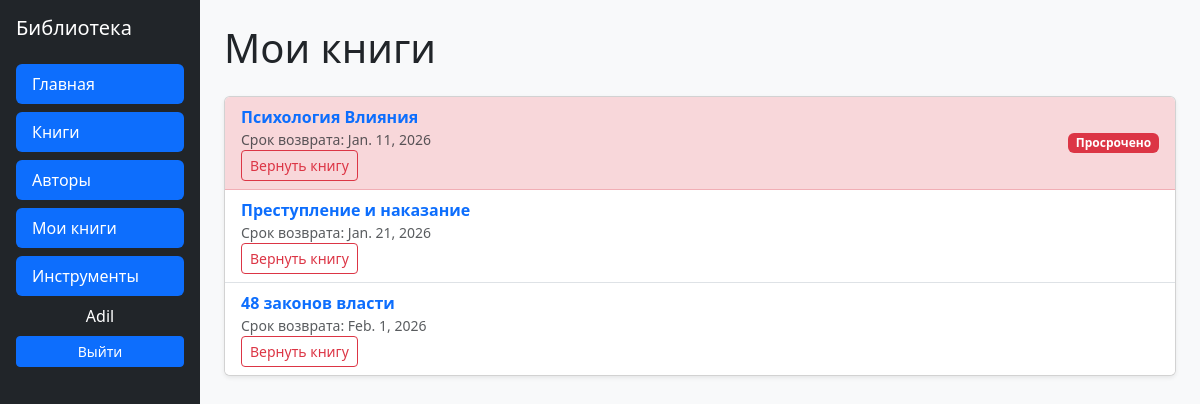
Before: /catalog/my_books/ (signed in) with the older database file.
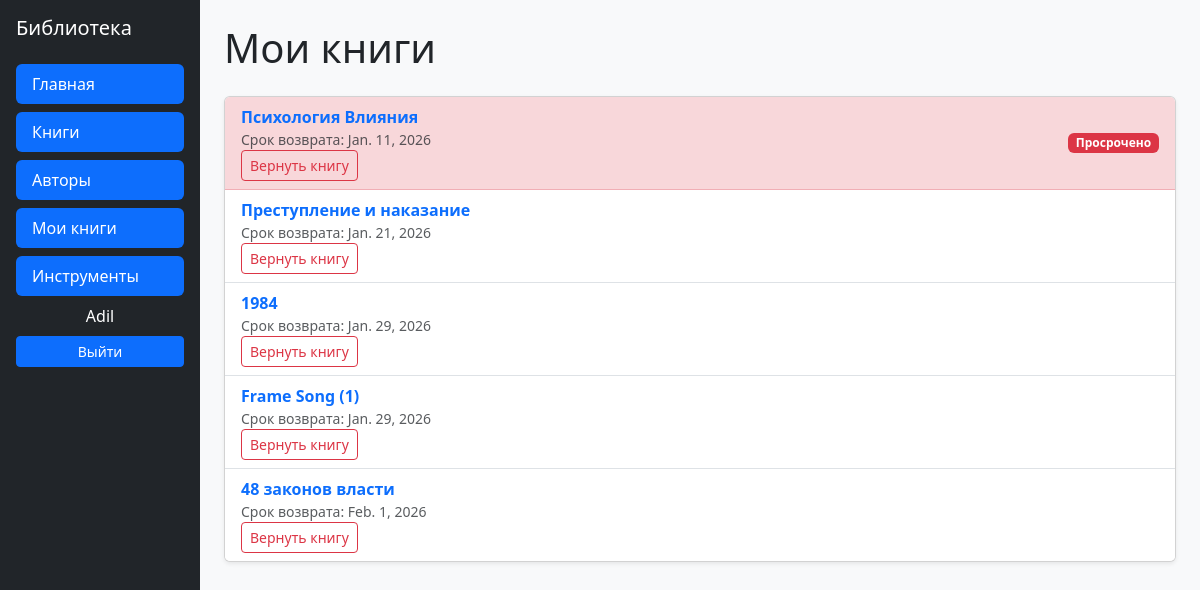
After: the same page with the newer database file.
### catalog/models.py (models this page shows, shortened)
class BookInstance(models.Model):
    id = models.UUIDField(primary_key=True, default=uuid.uuid4, help_text='Присвоение уникального значения в виде числа')
    book = models.ForeignKey('Book', on_delete=models.SET_NULL, null=True)
    imprint = models.CharField(max_length=200)
    due_back = models.DateField(null=True, blank=True)
    LOAN_STATUS = (
        ('m', 'Обслуживание'),
        ('o', 'В использовании'),
        ('a', 'Доступна'),
        ('r', 'Зарезервирована'),
    )
    status = models.CharField(max_length=1, choices=LOAN_STATUS, blank=True, default='a', help_text='Наличие книги')
    borrower = models.ForeignKey(User, on_delete=models.SET_NULL, null=True, blank=True)
    @property
    def is_overdue(self):
        if self.due_back and date.today() > self.due_back:
            return True
        return False
    class Meta:
        ordering = ['due_back']
        permissions = (("can_mark_returned", "Set book as returned"),
                       ('can_edit', 'редактирование'),
                       )

class Book(models.Model):
    title = models.CharField(max_length=200)
    author = models.ForeignKey('Author', on_delete=models.SET_NULL, null=True)
    summary = models.TextField(max_length=1000, help_text='Введите краткое содержание')
    isbn = models.CharField('ISBN', max_length=13, help_text='Введите 13-значный ISBN код')
    genre = models.ManyToManyField(Genre, help_text='Выберите жанр')
    language = models.ForeignKey('Language', on_delete=models.SET_NULL, null=True)
    def dislpay_genre(self):
        return ', '.join([genre.name for genre in self.genre.all()[:3]])
    dislpay_genre.short_description = 'Genre'

### catalog/views.py (the view)
# urls.py: path('my_books/', views.LoanedBookListView.as_view(), name='my_books'),
class LoanedBookListView(LoginRequiredMixin, generic.ListView):
    model = BookInstance
    template_name = 'catalog/my_books.html'
    paginate_by = 10
    context_object_name = 'borrower_lst'
    def get_queryset(self):
        return BookInstance.objects.filter(borrower=self.request.user, status__in=['o', 'r']).order_by('due_back')

### catalog/templates/catalog/my_books.html (shortened to what this page needs)
{% extends "catalog/base.html" %}
{% block content %}
<div class="mb-4">
  <h1>Мои книги</h1>
</div>
{% if borrower_lst %}
  <div class="card shadow-sm">
    <ul class="list-group list-group-flush">
      {% for bookinst in borrower_lst %}
        <li class="list-group-item d-flex justify-content-between align-items-center
            {% if bookinst.is_overdue %}list-group-item-danger{% endif %}">
          <div>
            <a href="{% url 'book_detail' bookinst.book.pk %}"
               class="fw-semibold text-decoration-none">
              {{ bookinst.book.title }}
            </a>
            <div class="small text-muted">
              Срок возврата: {{ bookinst.due_back }}
            </div>
              <form method="POST" action="{% url 'return_book' bookinst.pk %}">
              <button class="btn btn-outline-danger btn-sm">Вернуть книгу</button>
          </div>
          {% if bookinst.is_overdue %}
            <span class="badge bg-danger">Просрочено</span>
          {% endif %}
        </li>
      {% endfor %}
    </ul>
  </div>
{% else %}
  <div class="alert alert-secondary">
    У вас отсутствуют арендованные книги.
  </div>
{% endif %}
{% endblock %}

Changed rows visible on the page:
now on this page (row edited): BookInstance: book "1984", due_back "Jan. 29, 2026"
now on this page (row edited): BookInstance: book "Frame Song (1)", due_back "Jan. 29, 2026"
